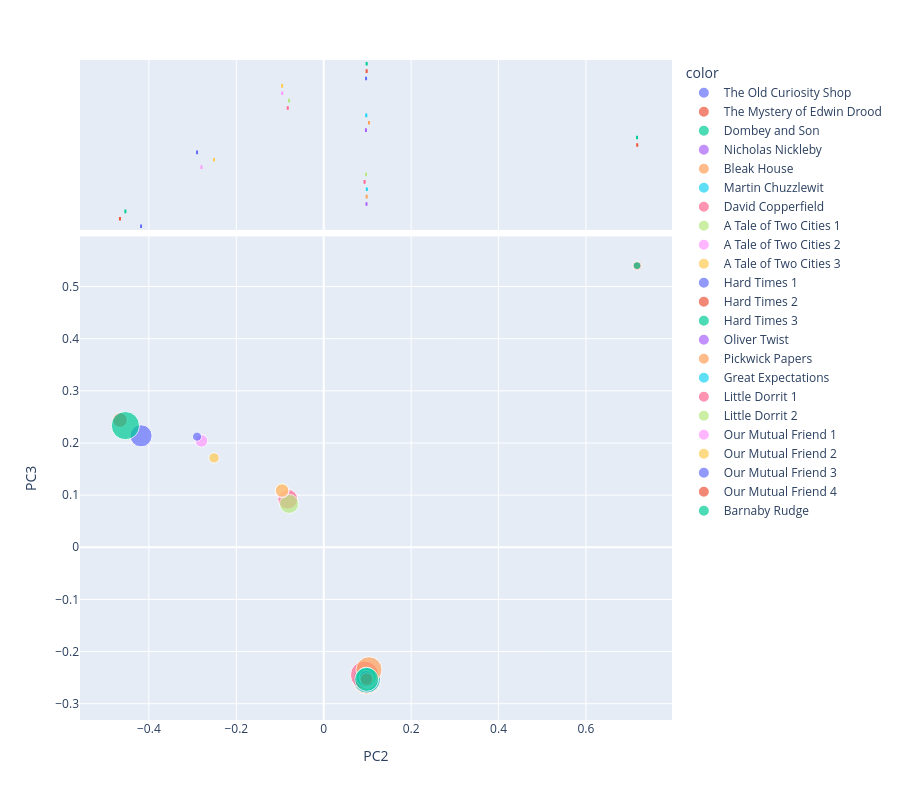

Notebook code for this chart:
### Code cell
vis_pcs(DCM, 2,3)

### Figure 1 — Plotly figure (JSON) as saved in the notebook; plotly's stock layout.template omitted (floating-point values rounded to 4 significant figures)
{"data": [{"hovertemplate": "<b>%{hovertext}</b><br><br>color=The Old Curiosity Shop<br>PC2=%{x}<br>PC3=%{y}<br>size=%{marker.size}<extra></extra>", "hovertext": ["The Old Curiosity Shop"], "legendgroup": "The Old Curiosity Shop", "marker": {"color": "#636efa", "size": [218729], "sizemode": "area", "sizeref": 894.5, "symbol": "circle"}, "mode": "markers", "name": "The Old Curiosity Shop", "orientation": "v", "showlegend": true, "type": "scatter", "x": [-0.4179], "xaxis": "x", "y": [0.2137], "yaxis": "y"}, {"alignmentgroup": "True", "hovertemplate": "<b>%{hovertext}</b><br><br>color=The Old Curiosity Shop<br>PC2=%{x}<extra></extra>", "hovertext": ["The Old Curiosity Shop"], "legendgroup": "The Old Curiosity Shop", "marker": {"color": "#636efa", "symbol": "circle"}, "name": "The Old Curiosity Shop", "notched": true, "offsetgroup": "The Old Curiosity Shop", "showlegend": false, "type": "box", "x": [-0.4179], "xaxis": "x2", "yaxis": "y2"}, {"hovertemplate": "<b>%{hovertext}</b><br><br>color=The Mystery of Edwin Drood<br>PC2=%{x}<br>PC3=%{y}<br>size=%{marker.size}<extra></extra>", "hovertext": ["The Mystery of Edwin Drood"], "legendgroup": "The Mystery of Edwin Drood", "marker": {"color": "#EF553B", "size": [96436], "sizemode": "area", "sizeref": 894.5, "symbol": "circle"}, "mode": "markers", "name": "The Mystery of Edwin Drood", "orientation": "v", "showlegend": true, "type": "scatter", "x": [-0.4662], "xaxis": "x", "y": [0.244], "yaxis": "y"}, {"alignmentgroup": "True", "hovertemplate": "<b>%{hovertext}</b><br><br>color=The Mystery of Edwin Drood<br>PC2=%{x}<extra></extra>", "hovertext": ["The Mystery of Edwin Drood"], "legendgroup": "The Mystery of Edwin Drood", "marker": {"color": "#EF553B", "symbol": "circle"}, "name": "The Mystery of Edwin Drood", "notched": true, "offsetgroup": "The Mystery of Edwin Drood", "showlegend": false, "type": "box", "x": [-0.4662], "xaxis": "x2", "yaxis": "y2"}, {"hovertemplate": "<b>%{hovertext}</b><br><br>color=Dombey and Son<br>PC2=%{x}<br>PC3=%{y}<br>size=%{marker.size}<extra></extra>", "hovertext": ["Dombey and Son"], "legendgroup": "Dombey and Son", "marker": {"color": "#00cc96", "size": [356587], "sizemode": "area", "sizeref": 894.5, "symbol": "circle"}, "mode": "markers", "name": "Dombey and Son", "orientation": "v", "showlegend": true, "type": "scatter", "x": [-0.4538], "xaxis": "x", "y": [0.2333], "yaxis": "y"}, {"alignmentgroup": "True", "hovertemplate": "<b>%{hovertext}</b><br><br>color=Dombey and Son<br>PC2=%{x}<extra></extra>", "hovertext": ["Dombey and Son"], "legendgroup": "Dombey and Son", "marker": {"color": "#00cc96", "symbol": "circle"}, "name": "Dombey and Son", "notched": true, "offsetgroup": "Dombey and Son", "showlegend": false, "type": "box", "x": [-0.4538], "xaxis": "x2", "yaxis": "y2"}, {"hovertemplate": "<b>%{hovertext}</b><br><br>color=Nicholas Nickleby<br>PC2=%{x}<br>PC3=%{y}<br>size=%{marker.size}<extra></extra>", "hovertext": ["Nicholas Nickleby"], "legendgroup": "Nicholas Nickleby", "marker": {"color": "#ab63fa", "size": [324259], "sizemode": "area", "sizeref": 894.5, "symbol": "circle"}, "mode": "markers", "name": "Nicholas Nickleby", "orientation": "v", "showlegend": true, "type": "scatter", "x": [0.09787], "xaxis": "x", "y": [-0.2527], "yaxis": "y"}, {"alignmentgroup": "True", "hovertemplate": "<b>%{hovertext}</b><br><br>color=Nicholas Nickleby<br>PC2=%{x}<extra></extra>", "hovertext": ["Nicholas Nickleby"], "legendgroup": "Nicholas Nickleby", "marker": {"color": "#ab63fa", "symbol": "circle"}, "name": "Nicholas Nickleby", "notched": true, "offsetgroup": "Nicholas Nickleby", "showlegend": false, "type": "box", "x": [0.09787], "xaxis": "x2", "yaxis": "y2"}, {"hovertemplate": "<b>%{hovertext}</b><br><br>color=Bleak House<br>PC2=%{x}<br>PC3=%{y}<br>size=%{marker.size}<extra></extra>", "hovertext": ["Bleak House"], "legendgroup": "Bleak House", "marker": {"color": "#FFA15A", "size": [354643], "sizemode": "area", "sizeref": 894.5, "symbol": "circle"}, "mode": "markers", "name": "Bleak House", "orientation": "v", "showlegend": true, "type": "scatter", "x": [0.09827], "xaxis": "x", "y": [-0.2547], "yaxis": "y"}, {"alignmentgroup": "True", "hovertemplate": "<b>%{hovertext}</b><br><br>color=Bleak House<br>PC2=%{x}<extra></extra>", "hovertext": ["Bleak House"], "legendgroup": "Bleak House", "marker": {"color": "#FFA15A", "symbol": "circle"}, "name": "Bleak House", "notched": true, "offsetgroup": "Bleak House", "showlegend": false, "type": "box", "x": [0.09827], "xaxis": "x2", "yaxis": "y2"}, {"hovertemplate": "<b>%{hovertext}</b><br><br>color=Martin Chuzzlewit<br>PC2=%{x}<br>PC3=%{y}<br>size=%{marker.size}<extra></extra>", "hovertext": ["Martin Chuzzlewit"], "legendgroup": "Martin Chuzzlewit", "marker": {"color": "#19d3f3", "size": [338838], "sizemode": "area", "sizeref": 894.5, "symbol": "circle"}, "mode": "markers", "name": "Martin Chuzzlewit", "orientation": "v", "showlegend": true, "type": "scatter", "x": [0.0986], "xaxis": "x", "y": [-0.2533], "yaxis": "y"}, {"alignmentgroup": "True", "hovertemplate": "<b>%{hovertext}</b><br><br>color=Martin Chuzzlewit<br>PC2=%{x}<extra></extra>", "hovertext": ["Martin Chuzzlewit"], "legendgroup": "Martin Chuzzlewit", "marker": {"color": "#19d3f3", "symbol": "circle"}, "name": "Martin Chuzzlewit", "notched": true, "offsetgroup": "Martin Chuzzlewit", "showlegend": false, "type": "box", "x": [0.0986], "xaxis": "x2", "yaxis": "y2"}, {"hovertemplate": "<b>%{hovertext}</b><br><br>color=David Copperfield<br>PC2=%{x}<br>PC3=%{y}<br>size=%{marker.size}<extra></extra>", "hovertext": ["David Copperfield"], "legendgroup": "David Copperfield", "marker": {"color": "#FF6692", "size": [357805], "sizemode": "area", "sizeref": 894.5, "symbol": "circle"}, "mode": "markers", "name": "David Copperfield", "orientation": "v", "showlegend": true, "type": "scatter", "x": [0.09346], "xaxis": "x", "y": [-0.2451], "yaxis": "y"}, {"alignmentgroup": "True", "hovertemplate": "<b>%{hovertext}</b><br><br>color=David Copperfield<br>PC2=%{x}<extra></extra>", "hovertext": ["David Copperfield"], "legendgroup": "David Copperfield", "marker": {"color": "#FF6692", "symbol": "circle"}, "name": "David Copperfield", "notched": true, "offsetgroup": "David Copperfield", "showlegend": false, "type": "box", "x": [0.09346], "xaxis": "x2", "yaxis": "y2"}, {"hovertemplate": "<b>%{hovertext}</b><br><br>color=A Tale of Two Cities 1<br>PC2=%{x}<br>PC3=%{y}<br>size=%{marker.size}<extra></extra>", "hovertext": ["A Tale of Two Cities 1"], "legendgroup": "A Tale of Two Cities 1", "marker": {"color": "#B6E880", "size": [17520], "sizemode": "area", "sizeref": 894.5, "symbol": "circle"}, "mode": "markers", "name": "A Tale of Two Cities 1", "orientation": "v", "showlegend": true, "type": "scatter", "x": [0.09686], "xaxis": "x", "y": [-0.2538], "yaxis": "y"}, {"alignmentgroup": "True", "hovertemplate": "<b>%{hovertext}</b><br><br>color=A Tale of Two Cities 1<br>PC2=%{x}<extra></extra>", "hovertext": ["A Tale of Two Cities 1"], "legendgroup": "A Tale of Two Cities 1", "marker": {"color": "#B6E880", "symbol": "circle"}, "name": "A Tale of Two Cities 1", "notched": true, "offsetgroup": "A Tale of Two Cities 1", "showlegend": false, "type": "box", "x": [0.09686], "xaxis": "x2", "yaxis": "y2"}, {"hovertemplate": "<b>%{hovertext}</b><br><br>color=A Tale of Two Cities 2<br>PC2=%{x}<br>PC3=%{y}<br>size=%{marker.size}<extra></extra>", "hovertext": ["A Tale of Two Cities 2"], "legendgroup": "A Tale of Two Cities 2", "marker": {"color": "#FF97FF", "size": [70973], "sizemode": "area", "sizeref": 894.5, "symbol": "circle"}, "mode": "markers", "name": "A Tale of Two Cities 2", "orientation": "v", "showlegend": true, "type": "scatter", "x": [-0.2797], "xaxis": "x", "y": [0.204], "yaxis": "y"}, {"alignmentgroup": "True", "hovertemplate": "<b>%{hovertext}</b><br><br>color=A Tale of Two Cities 2<br>PC2=%{x}<extra></extra>", "hovertext": ["A Tale of Two Cities 2"], "legendgroup": "A Tale of Two Cities 2", "marker": {"color": "#FF97FF", "symbol": "circle"}, "name": "A Tale of Two Cities 2", "notched": true, "offsetgroup": "A Tale of Two Cities 2", "showlegend": false, "type": "box", "x": [-0.2797], "xaxis": "x2", "yaxis": "y2"}, {"hovertemplate": "<b>%{hovertext}</b><br><br>color=A Tale of Two Cities 3<br>PC2=%{x}<br>PC3=%{y}<br>size=%{marker.size}<extra></extra>", "hovertext": ["A Tale of Two Cities 3"], "legendgroup": "A Tale of Two Cities 3", "marker": {"color": "#FECB52", "size": [48583], "sizemode": "area", "sizeref": 894.5, "symbol": "circle"}, "mode": "markers", "name": "A Tale of Two Cities 3", "orientation": "v", "showlegend": true, "type": "scatter", "x": [-0.251], "xaxis": "x", "y": [0.1714], "yaxis": "y"}, {"alignmentgroup": "True", "hovertemplate": "<b>%{hovertext}</b><br><br>color=A Tale of Two Cities 3<br>PC2=%{x}<extra></extra>", "hovertext": ["A Tale of Two Cities 3"], "legendgroup": "A Tale of Two Cities 3", "marker": {"color": "#FECB52", "symbol": "circle"}, "name": "A Tale of Two Cities 3", "notched": true, "offsetgroup": "A Tale of Two Cities 3", "showlegend": false, "type": "box", "x": [-0.251], "xaxis": "x2", "yaxis": "y2"}, {"hovertemplate": "<b>%{hovertext}</b><br><br>color=Hard Times 1<br>PC2=%{x}<br>PC3=%{y}<br>size=%{marker.size}<extra></extra>", "hovertext": ["Hard Times 1"], "legendgroup": "Hard Times 1", "marker": {"color": "#636efa", "size": [37258], "sizemode": "area", "sizeref": 894.5, "symbol": "circle"}, "mode": "markers", "name": "Hard Times 1", "orientation": "v", "showlegend": true, "type": "scatter", "x": [-0.2898], "xaxis": "x", "y": [0.2121], "yaxis": "y"}, {"alignmentgroup": "True", "hovertemplate": "<b>%{hovertext}</b><br><br>color=Hard Times 1<br>PC2=%{x}<extra></extra>", "hovertext": ["Hard Times 1"], "legendgroup": "Hard Times 1", "marker": {"color": "#636efa", "symbol": "circle"}, "name": "Hard Times 1", "notched": true, "offsetgroup": "Hard Times 1", "showlegend": false, "type": "box", "x": [-0.2898], "xaxis": "x2", "yaxis": "y2"}, {"hovertemplate": "<b>%{hovertext}</b><br><br>color=Hard Times 2<br>PC2=%{x}<br>PC3=%{y}<br>size=%{marker.size}<extra></extra>", "hovertext": ["Hard Times 2"], "legendgroup": "Hard Times 2", "marker": {"color": "#EF553B", "size": [38341], "sizemode": "area", "sizeref": 894.5, "symbol": "circle"}, "mode": "markers", "name": "Hard Times 2", "orientation": "v", "showlegend": true, "type": "scatter", "x": [0.7173], "xaxis": "x", "y": [0.5397], "yaxis": "y"}, {"alignmentgroup": "True", "hovertemplate": "<b>%{hovertext}</b><br><br>color=Hard Times 2<br>PC2=%{x}<extra></extra>", "hovertext": ["Hard Times 2"], "legendgroup": "Hard Times 2", "marker": {"color": "#EF553B", "symbol": "circle"}, "name": "Hard Times 2", "notched": true, "offsetgroup": "Hard Times 2", "showlegend": false, "type": "box", "x": [0.7173], "xaxis": "x2", "yaxis": "y2"}, {"hovertemplate": "<b>%{hovertext}</b><br><br>color=Hard Times 3<br>PC2=%{x}<br>PC3=%{y}<br>size=%{marker.size}<extra></extra>", "hovertext": ["Hard Times 3"], "legendgroup": "Hard Times 3", "marker": {"color": "#00cc96", "size": [27898], "sizemode": "area", "sizeref": 894.5, "symbol": "circle"}, "mode": "markers", "name": "Hard Times 3", "orientation": "v", "showlegend": true, "type": "scatter", "x": [0.7169], "xaxis": "x", "y": [0.5401], "yaxis": "y"}, {"alignmentgroup": "True", "hovertemplate": "<b>%{hovertext}</b><br><br>color=Hard Times 3<br>PC2=%{x}<extra></extra>", "hovertext": ["Hard Times 3"], "legendgroup": "Hard Times 3", "marker": {"color": "#00cc96", "symbol": "circle"}, "name": "Hard Times 3", "notched": true, "offsetgroup": "Hard Times 3", "showlegend": false, "type": "box", "x": [0.7169], "xaxis": "x2", "yaxis": "y2"}, {"hovertemplate": "<b>%{hovertext}</b><br><br>color=Oliver Twist<br>PC2=%{x}<br>PC3=%{y}<br>size=%{marker.size}<extra></extra>", "hovertext": ["Oliver Twist"], "legendgroup": "Oliver Twist", "marker": {"color": "#ab63fa", "size": [158285], "sizemode": "area", "sizeref": 894.5, "symbol": "circle"}, "mode": "markers", "name": "Oliver Twist", "orientation": "v", "showlegend": true, "type": "scatter", "x": [0.09665], "xaxis": "x", "y": [-0.2503], "yaxis": "y"}, {"alignmentgroup": "True", "hovertemplate": "<b>%{hovertext}</b><br><br>color=Oliver Twist<br>PC2=%{x}<extra></extra>", "hovertext": ["Oliver Twist"], "legendgroup": "Oliver Twist", "marker": {"color": "#ab63fa", "symbol": "circle"}, "name": "Oliver Twist", "notched": true, "offsetgroup": "Oliver Twist", "showlegend": false, "type": "box", "x": [0.09665], "xaxis": "x2", "yaxis": "y2"}, {"hovertemplate": "<b>%{hovertext}</b><br><br>color=Pickwick Papers<br>PC2=%{x}<br>PC3=%{y}<br>size=%{marker.size}<extra></extra>", "hovertext": ["Pickwick Papers"], "legendgroup": "Pickwick Papers", "marker": {"color": "#FFA15A", "size": [302611], "sizemode": "area", "sizeref": 894.5, "symbol": "circle"}, "mode": "markers", "name": "Pickwick Papers", "orientation": "v", "showlegend": true, "type": "scatter", "x": [0.1036], "xaxis": "x", "y": [-0.2348], "yaxis": "y"}, {"alignmentgroup": "True", "hovertemplate": "<b>%{hovertext}</b><br><br>color=Pickwick Papers<br>PC2=%{x}<extra></extra>", "hovertext": ["Pickwick Papers"], "legendgroup": "Pickwick Papers", "marker": {"color": "#FFA15A", "symbol": "circle"}, "name": "Pickwick Papers", "notched": true, "offsetgroup": "Pickwick Papers", "showlegend": false, "type": "box", "x": [0.1036], "xaxis": "x2", "yaxis": "y2"}, {"hovertemplate": "<b>%{hovertext}</b><br><br>color=Great Expectations<br>PC2=%{x}<br>PC3=%{y}<br>size=%{marker.size}<extra></extra>", "hovertext": ["Great Expectations"], "legendgroup": "Great Expectations", "marker": {"color": "#19d3f3", "size": [186085], "sizemode": "area", "sizeref": 894.5, "symbol": "circle"}, "mode": "markers", "name": "Great Expectations", "orientation": "v", "showlegend": true, "type": "scatter", "x": [0.09737], "xaxis": "x", "y": [-0.2494], "yaxis": "y"}, {"alignmentgroup": "True", "hovertemplate": "<b>%{hovertext}</b><br><br>color=Great Expectations<br>PC2=%{x}<extra></extra>", "hovertext": ["Great Expectations"], "legendgroup": "Great Expectations", "marker": {"color": "#19d3f3", "symbol": "circle"}, "name": "Great Expectations", "notched": true, "offsetgroup": "Great Expectations", "showlegend": false, "type": "box", "x": [0.09737], "xaxis": "x2", "yaxis": "y2"}, {"hovertemplate": "<b>%{hovertext}</b><br><br>color=Little Dorrit 1<br>PC2=%{x}<br>PC3=%{y}<br>size=%{marker.size}<extra></extra>", "hovertext": ["Little Dorrit 1"], "legendgroup": "Little Dorrit 1", "marker": {"color": "#FF6692", "size": [176354], "sizemode": "area", "sizeref": 894.5, "symbol": "circle"}, "mode": "markers", "name": "Little Dorrit 1", "orientation": "v", "showlegend": true, "type": "scatter", "x": [-0.08225], "xaxis": "x", "y": [0.09207], "yaxis": "y"}, {"alignmentgroup": "True", "hovertemplate": "<b>%{hovertext}</b><br><br>color=Little Dorrit 1<br>PC2=%{x}<extra></extra>", "hovertext": ["Little Dorrit 1"], "legendgroup": "Little Dorrit 1", "marker": {"color": "#FF6692", "symbol": "circle"}, "name": "Little Dorrit 1", "notched": true, "offsetgroup": "Little Dorrit 1", "showlegend": false, "type": "box", "x": [-0.08225], "xaxis": "x2", "yaxis": "y2"}, {"hovertemplate": "<b>%{hovertext}</b><br><br>color=Little Dorrit 2<br>PC2=%{x}<br>PC3=%{y}<br>size=%{marker.size}<extra></extra>", "hovertext": ["Little Dorrit 2"], "legendgroup": "Little Dorrit 2", "marker": {"color": "#B6E880", "size": [163900], "sizemode": "area", "sizeref": 894.5, "symbol": "circle"}, "mode": "markers", "name": "Little Dorrit 2", "orientation": "v", "showlegend": true, "type": "scatter", "x": [-0.07925], "xaxis": "x", "y": [0.08316], "yaxis": "y"}, {"alignmentgroup": "True", "hovertemplate": "<b>%{hovertext}</b><br><br>color=Little Dorrit 2<br>PC2=%{x}<extra></extra>", "hovertext": ["Little Dorrit 2"], "legendgroup": "Little Dorrit 2", "marker": {"color": "#B6E880", "symbol": "circle"}, "name": "Little Dorrit 2", "notched": true, "offsetgroup": "Little Dorrit 2", "showlegend": false, "type": "box", "x": [-0.07925], "xaxis": "x2", "yaxis": "y2"}, {"hovertemplate": "<b>%{hovertext}</b><br><br>color=Our Mutual Friend 1<br>PC2=%{x}<br>PC3=%{y}<br>size=%{marker.size}<extra></extra>", "hovertext": ["Our Mutual Friend 1"], "legendgroup": "Our Mutual Friend 1", "marker": {"color": "#FF97FF", "size": [83928], "sizemode": "area", "sizeref": 894.5, "symbol": "circle"}, "mode": "markers", "name": "Our Mutual Friend 1", "orientation": "v", "showlegend": true, "type": "scatter", "x": [-0.09502], "xaxis": "x", "y": [0.1079], "yaxis": "y"}, {"alignmentgroup": "True", "hovertemplate": "<b>%{hovertext}</b><br><br>color=Our Mutual Friend 1<br>PC2=%{x}<extra></extra>", "hovertext": ["Our Mutual Friend 1"], "legendgroup": "Our Mutual Friend 1", "marker": {"color": "#FF97FF", "symbol": "circle"}, "name": "Our Mutual Friend 1", "notched": true, "offsetgroup": "Our Mutual Friend 1", "showlegend": false, "type": "box", "x": [-0.09502], "xaxis": "x2", "yaxis": "y2"}, {"hovertemplate": "<b>%{hovertext}</b><br><br>color=Our Mutual Friend 2<br>PC2=%{x}<br>PC3=%{y}<br>size=%{marker.size}<extra></extra>", "hovertext": ["Our Mutual Friend 2"], "legendgroup": "Our Mutual Friend 2", "marker": {"color": "#FECB52", "size": [82882], "sizemode": "area", "sizeref": 894.5, "symbol": "circle"}, "mode": "markers", "name": "Our Mutual Friend 2", "orientation": "v", "showlegend": true, "type": "scatter", "x": [-0.09519], "xaxis": "x", "y": [0.109], "yaxis": "y"}, {"alignmentgroup": "True", "hovertemplate": "<b>%{hovertext}</b><br><br>color=Our Mutual Friend 2<br>PC2=%{x}<extra></extra>", "hovertext": ["Our Mutual Friend 2"], "legendgroup": "Our Mutual Friend 2", "marker": {"color": "#FECB52", "symbol": "circle"}, "name": "Our Mutual Friend 2", "notched": true, "offsetgroup": "Our Mutual Friend 2", "showlegend": false, "type": "box", "x": [-0.09519], "xaxis": "x2", "yaxis": "y2"}, {"hovertemplate": "<b>%{hovertext}</b><br><br>color=Our Mutual Friend 3<br>PC2=%{x}<br>PC3=%{y}<br>size=%{marker.size}<extra></extra>", "hovertext": ["Our Mutual Friend 3"], "legendgroup": "Our Mutual Friend 3", "marker": {"color": "#636efa", "size": [82574], "sizemode": "area", "sizeref": 894.5, "symbol": "circle"}, "mode": "markers", "name": "Our Mutual Friend 3", "orientation": "v", "showlegend": true, "type": "scatter", "x": [0.09688], "xaxis": "x", "y": [-0.2495], "yaxis": "y"}, {"alignmentgroup": "True", "hovertemplate": "<b>%{hovertext}</b><br><br>color=Our Mutual Friend 3<br>PC2=%{x}<extra></extra>", "hovertext": ["Our Mutual Friend 3"], "legendgroup": "Our Mutual Friend 3", "marker": {"color": "#636efa", "symbol": "circle"}, "name": "Our Mutual Friend 3", "notched": true, "offsetgroup": "Our Mutual Friend 3", "showlegend": false, "type": "box", "x": [0.09688], "xaxis": "x2", "yaxis": "y2"}, {"hovertemplate": "<b>%{hovertext}</b><br><br>color=Our Mutual Friend 4<br>PC2=%{x}<br>PC3=%{y}<br>size=%{marker.size}<extra></extra>", "hovertext": ["Our Mutual Friend 4"], "legendgroup": "Our Mutual Friend 4", "marker": {"color": "#EF553B", "size": [77491], "sizemode": "area", "sizeref": 894.5, "symbol": "circle"}, "mode": "markers", "name": "Our Mutual Friend 4", "orientation": "v", "showlegend": true, "type": "scatter", "x": [0.09819], "xaxis": "x", "y": [-0.2535], "yaxis": "y"}, {"alignmentgroup": "True", "hovertemplate": "<b>%{hovertext}</b><br><br>color=Our Mutual Friend 4<br>PC2=%{x}<extra></extra>", "hovertext": ["Our Mutual Friend 4"], "legendgroup": "Our Mutual Friend 4", "marker": {"color": "#EF553B", "symbol": "circle"}, "name": "Our Mutual Friend 4", "notched": true, "offsetgroup": "Our Mutual Friend 4", "showlegend": false, "type": "box", "x": [0.09819], "xaxis": "x2", "yaxis": "y2"}, {"hovertemplate": "<b>%{hovertext}</b><br><br>color=Barnaby Rudge<br>PC2=%{x}<br>PC3=%{y}<br>size=%{marker.size}<extra></extra>", "hovertext": ["Barnaby Rudge"], "legendgroup": "Barnaby Rudge", "marker": {"color": "#00cc96", "size": [255395], "sizemode": "area", "sizeref": 894.5, "symbol": "circle"}, "mode": "markers", "name": "Barnaby Rudge", "orientation": "v", "showlegend": true, "type": "scatter", "x": [0.09825], "xaxis": "x", "y": [-0.2533], "yaxis": "y"}, {"alignmentgroup": "True", "hovertemplate": "<b>%{hovertext}</b><br><br>color=Barnaby Rudge<br>PC2=%{x}<extra></extra>", "hovertext": ["Barnaby Rudge"], "legendgroup": "Barnaby Rudge", "marker": {"color": "#00cc96", "symbol": "circle"}, "name": "Barnaby Rudge", "notched": true, "offsetgroup": "Barnaby Rudge", "showlegend": false, "type": "box", "x": [0.09825], "xaxis": "x2", "yaxis": "y2"}], "layout": {"height": 800, "legend": {"itemsizing": "constant", "title": {"text": "color"}, "tracegroupgap": 0}, "margin": {"t": 60}, "xaxis": {"anchor": "y", "domain": [0, 1], "title": {"text": "PC2"}}, "xaxis2": {"anchor": "y2", "domain": [0, 1], "matches": "x", "showgrid": true, "showticklabels": false}, "yaxis": {"anchor": "x", "domain": [0, 0.7326], "title": {"text": "PC3"}}, "yaxis2": {"anchor": "x2", "domain": [0.7426, 1], "matches": "y2", "showgrid": false, "showline": false, "showticklabels": false, "ticks": ""}}}
